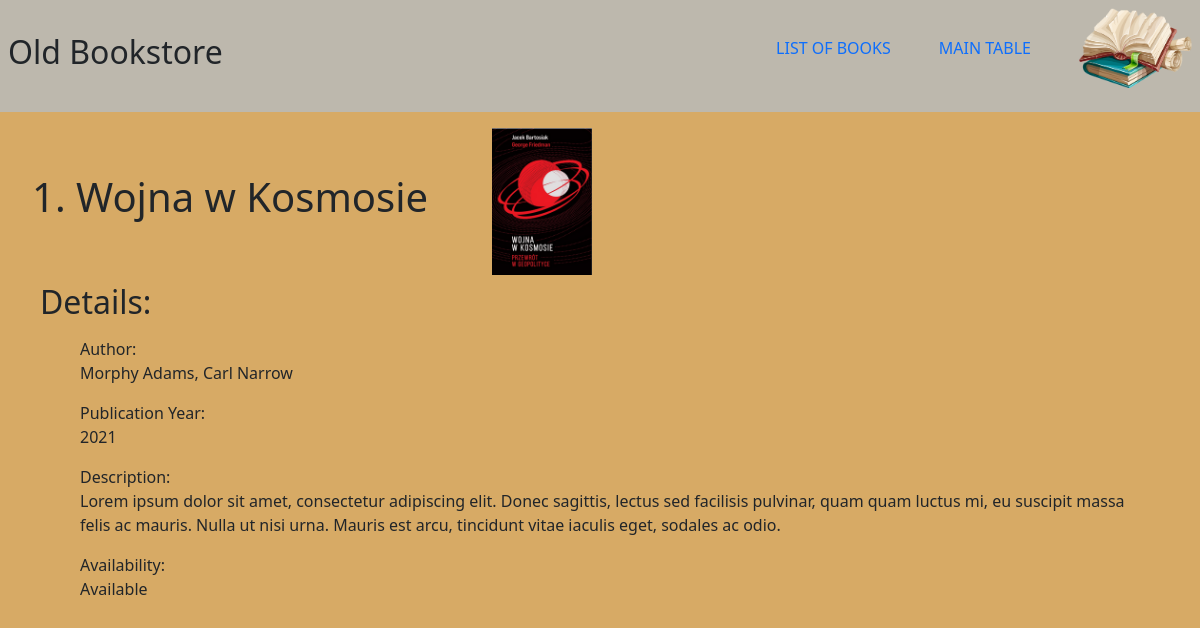
Screenshot of /books/1 with the database file from the repository.
### books/models.py (models this page shows, shortened)
class Book(Timestamp):
  title = models.CharField(max_length=255)
  description = models.TextField(max_length=1500)
  available = models.BooleanField(default=True)
  publication_year = models.SmallIntegerField(help_text="Please use this format 'YYYY'", blank=True, null=True)
  authors = models.ManyToManyField(Author, related_name="books")
  tags = models.ManyToManyField("tags.Tag", blank=True, related_name="books")
  image = ImageField(upload_to='books/covers/%Y/%m/%d', blank=True, null=True)

class Author(Timestamp):
  name = models.CharField(max_length=200)
  birth_year = models.IntegerField()
  death_year = models.IntegerField(blank=True, null=True)
  biogram = models.TextField(blank=True)

### books/views.py (the view)
# urls.py: path('<int:book_id>', details, name='details'),
def details(request, book_id):
  book = Book.objects.get(id=book_id)
  form = BookBorrowForm()
  form.helper.form_action = reverse('books:borrows', args=[book.id])
  context = {
            'book': book,
            'form': form
             }
  return render(request, 'books/details.html', context)

### books/templates/books/details.html (shortened to what this page needs)
{% extends "books/layout.html" %}
{% load crispy_forms_tags %}
{% load thumbnail %}
{% block body %}
  <div class="container">
    <div class="book__header">
      <h1 class="book__header--title">
        {{ book.id }}.
        {{ book.title }}
      </h1>
      {% if book.image %}
        {% thumbnail book.image "200x290" as im %}
          <img class="book__header--img" src="{{ im.url }}">
        {% endthumbnail %}
      {% endif %}
    </div>
    <h2 class="book__details">Details:</h2>
    <ul class="book__details">
      <li class="book__details--detail">Author: <br>
        {% for author in book.authors.all %}
          {% if forloop.last %}
            {{ author.name }}
          {% else %}
            {{ author.name }},
          {% endif %}
        {% endfor %}
      </li>
      <li class="book__details--detail">Publication Year: <br>{{ book.publication_year }}</li>
      <li class="book__details--detail">Description: <br>{{ book.description }}</li>
      <li class="book__details--detail">Availability: <br>
        {% if book.available == True %}
          Available
        {% else %}
          Unavailable
        {% endif %}
      </li>
    </ul>
  </div>
{% endblock %}

### books/static/books/css/style.css (style rules this page uses)
*, *::before, *::after { margin: 0; padding: 0; box-sizing: border-box; }
body { background-color: #d7aa65; }

### books/templates/books/details.html (style rules this page uses)
.container { margin: 1rem; padding-left: 1rem; }
.book__details { list-style: none; margin: 0.5rem; }
.book__details--detail { padding: 0.5rem; }
.book__header { display: flex; align-items: center; }
.book__header--img { width: 100px; height: auto; margin-left: 4rem; }

### rows the page displays
Book: id "1", title "Wojna w Kosmosie", publication_year "2021", description "Lorem ipsum dolor sit amet, consectetur adipiscing elit. Donec sagittis, lectus sed facilisis pulvinar, quam quam luctus mi, eu suscipit massa felis ac mauris. Nulla ut nisi urna. Mauris est arcu, tincidunt vitae iaculis eget, sodales ac odio."
Author: name "Morphy Adams"
Author: name "Carl Narrow"
